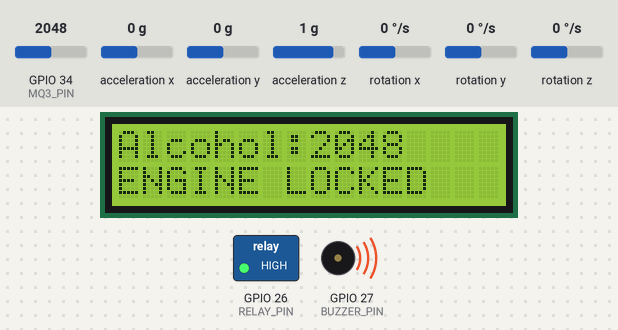
Bench run of a sketch on a simulated ESP32. Parts: 16×2 character LCD, switched loads named in the sketch (green lamp = pin HIGH), buzzer (waves = sounding, pin HIGH). The test bench sets the inputs (shaded band); at power-on: acceleration x 0 g, GPIO 34 (MQ3_PIN) = 2048, acceleration z 1 g, acceleration y 0 g, rotation x 0 °/s, rotation y 0 °/s, rotation z 0 °/s. Nothing arrives over Bluetooth unless stated; what the sketch prints to the serial monitor is not drawn.

Above: at 3.2 s.
3.3 s: acceleration x set to -0.7 g
8.1 s: acceleration x set to -1 g
At 10.0 s:
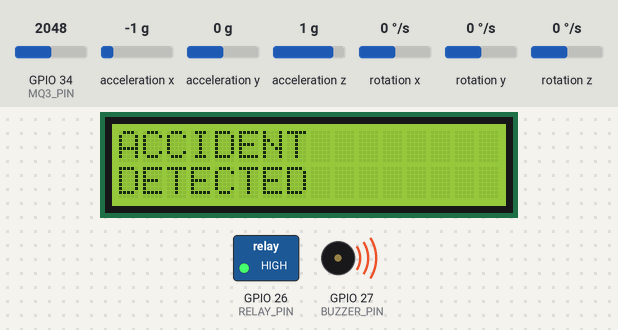
15.5 s: GPIO 34 (MQ3_PIN) set to 1958
At 22.6 s:
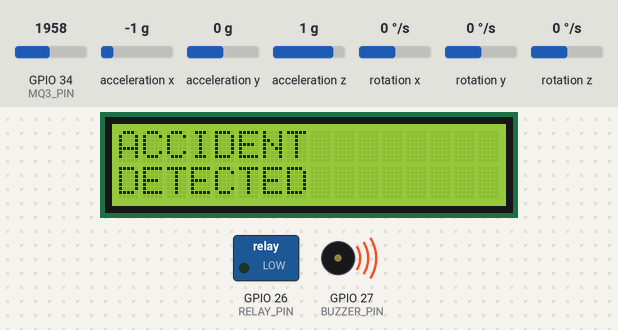
22.9 s: acceleration z set to -0.8 g
At 29.0 s:
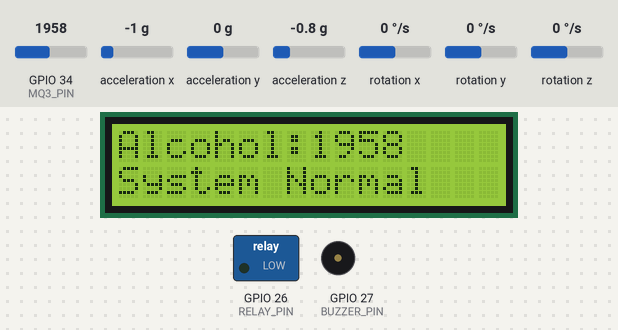
29.3 s: GPIO 34 (MQ3_PIN) set to 2040
At 29.9 s:
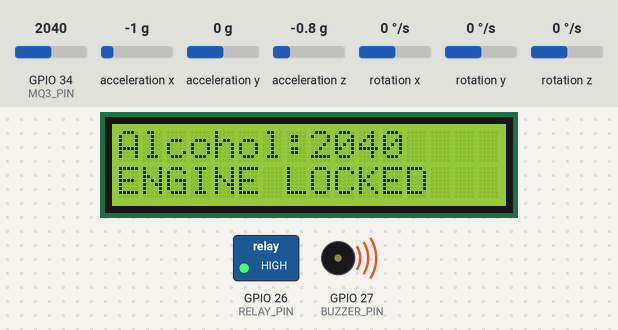
32.6 s: GPIO 34 (MQ3_PIN) set to 1960
At 34.8 s:
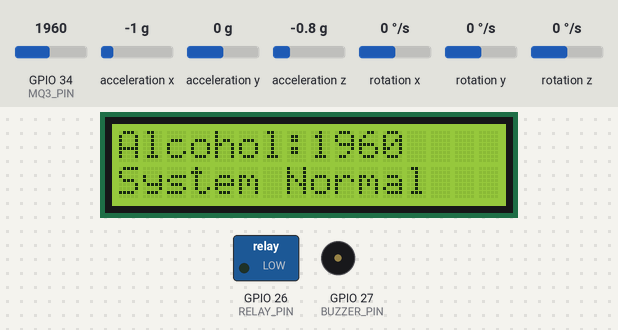
Timing chart, 0 to 36.3 s (numbered marks = the images above; inputs shaded):
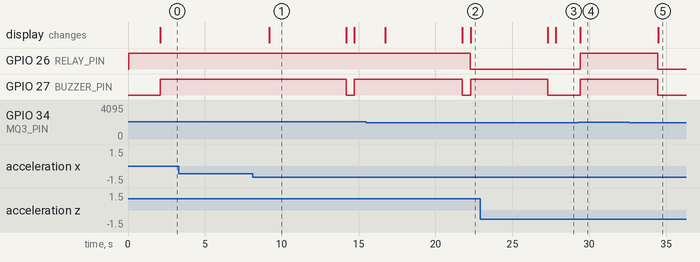

Measured:
- the behaviour switches between -0.8 and -0.9 g on acceleration x (found by bisection; images 0 and 1)
- the behaviour switches between 2001 and 2000 on GPIO 34 (MQ3_PIN) (found by bisection; images 1 and 2)
- after the input at 3.3 s, every drawn part: stays the same
- after the input at 8.1 s, GPIO 27 (BUZZER_PIN): HIGH → LOW after 6.1 s, → HIGH 0.53 s later; the display: changes after 1.1 s (image 1)
- after the input at 15.5 s, GPIO 26 (RELAY_PIN): HIGH → LOW after 6.8 s
- after the input at 22.9 s, GPIO 27 (BUZZER_PIN): goes on until 27.3 s, then stays LOW; the display: first differs from a run without the input after 4.9 s (image 3)
- after the input at 29.3 s, GPIO 26 (RELAY_PIN), GPIO 27 (BUZZER_PIN): LOW → HIGH after 0.12 s; the display: changes after 0.12 s (image 4)
- after the input at 32.6 s, GPIO 26 (RELAY_PIN), GPIO 27 (BUZZER_PIN): HIGH → LOW after 1.9 s; the display: changes after 1.9 s (image 5)

The sketch:

Esp32_code.ino
```cpp
#include <Wire.h>
#include <LiquidCrystal_I2C.h>
#include <BluetoothSerial.h>
#include <MPU6050.h>

BluetoothSerial SerialBT;
LiquidCrystal_I2C lcd(0x27, 16, 2);
MPU6050 mpu;

#define MQ3_PIN 34
#define RELAY_PIN 26
#define BUZZER_PIN 27

int16_t ax, ay, az;

void setup()
{
  Serial.begin(115200);

  Wire.begin(21, 22);

  SerialBT.begin("AccidentDetector");   // Bluetooth device name

  lcd.init();
  lcd.backlight();

  pinMode(MQ3_PIN, INPUT);
  pinMode(RELAY_PIN, OUTPUT);
  pinMode(BUZZER_PIN, OUTPUT);

  digitalWrite(RELAY_PIN, HIGH);

  mpu.initialize();

  lcd.setCursor(0, 0);
  lcd.print("System Starting");

  delay(2000);

  lcd.clear();
}

void loop()
{

  // -------- ALCOHOL DETECTION --------

  int alcohol = analogRead(MQ3_PIN);

  Serial.print("Alcohol Value: ");
  Serial.println(alcohol);

  lcd.setCursor(0, 0);
  lcd.print("Alcohol:");
  lcd.print(alcohol);
  lcd.print("   ");

  if (alcohol > 2000)// if alcohol level is greater than threshold the engine will be locked
  {

    lcd.setCursor(0, 1);
    lcd.print("ENGINE LOCKED ");

    digitalWrite(RELAY_PIN, HIGH);
    digitalWrite(BUZZER_PIN, HIGH);

    SerialBT.println("ALCOHOL");

    delay(2000);
  }
  else
  {

    lcd.setCursor(0, 1);
    lcd.print("System Normal ");

    digitalWrite(RELAY_PIN, LOW);
    digitalWrite(BUZZER_PIN, LOW);
  }

  // -------- ACCIDENT DETECTION --------

  mpu.getAcceleration(&ax, &ay, &az);

  int vibration = abs(ax) + abs(ay) + abs(az);

  Serial.print("Vibration: ");
  Serial.println(vibration);

  // Lower threshold for demo reliability
  if (vibration > 30000)
  {

    lcd.clear();
    lcd.setCursor(0, 0);
    lcd.print("ACCIDENT");

    lcd.setCursor(0, 1);
    lcd.print("DETECTED");

    digitalWrite(BUZZER_PIN, HIGH);

    Serial.println("CRASH DETECTED");
    if(SerialBT.hasClient()){
      SerialBT.println("CRASH");// Android app listens for this and sends alert through automation

    }else{
      Serial.println("Phone is not connected");
    }


    delay(5000);

    digitalWrite(BUZZER_PIN, LOW);

    lcd.clear();
  }

  delay(500);
}
```
